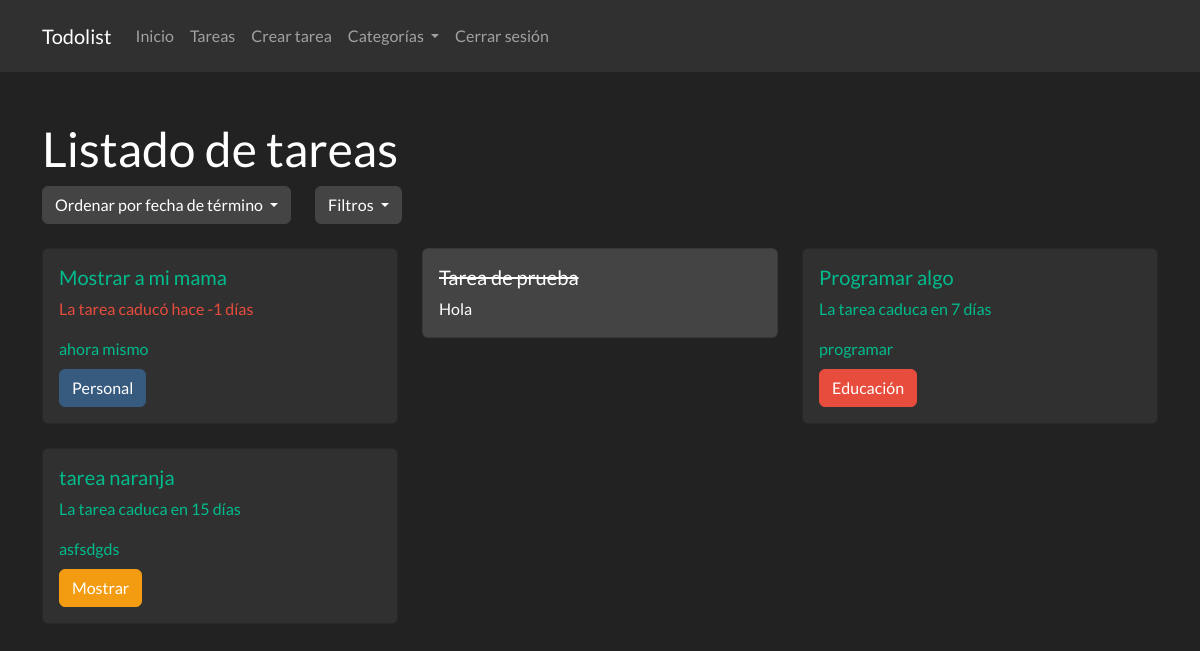
/tarea/ (signed in), run on the app's committed database.
### app.py (models this page shows, shortened)
class Tarea(db.Model):
    id = db.Column(db.Integer, primary_key=True)
    titulo = db.Column(db.String(100), nullable=False)
    descripcion = db.Column(db.String(200), nullable=False)
    fecha_termino = db.Column(db.DateTime, nullable=False)
    estado = db.Column(db.Boolean, default=False)
    usuario_id = db.Column(db.Integer, db.ForeignKey('usuario.id'), nullable=False)
    categoria_id = db.Column(db.Integer, db.ForeignKey('categoria.id'), nullable=True)

### routes/tareas.py (the view, shortened to what this page needs)
@app.route('/tarea/', methods=['GET', 'POST'])
@app.route('/tarea/<int:id>', methods=['GET', 'POST'])
@app.route('/tarea/filtrar/<estado>', methods=['GET', 'POST'])
@login_required
def verTareas(id=None, estado=None):
    orden = request.args.get('orden', 'asc')
    query = Tarea.query.filter_by(usuario_id=current_user.id)
    if id is None:
        if orden == 'asc':
            query = query.order_by(Tarea.fecha_termino.asc())
        elif orden == 'desc':
            query = query.order_by(Tarea.fecha_termino.desc())
        tareas = query.all()
        for tarea in tareas:
            if tarea.categoria_id is not None:
                tarea.color = obtenerColorCategoria(tarea.categoria_id)
                tarea.categoria_nombre = obtenerNombreCategoria(tarea.categoria_id)
        return render_template('tareas.html', tareas=tareas, calcDiasRestantes = calcDiasRestantes, orden=orden, estado=estado)

### app.py (called while the page is built)
def calcDiasRestantes(fecha_termino):
    fecha_actual = datetime.now().date()
    dias_restantes = (fecha_termino.date()) - fecha_actual
    return dias_restantes.days

def obtenerColorCategoria(idCategoria):
    categoria = Categoria.query.filter_by(id=idCategoria).first()
    return categoria.color

def obtenerNombreCategoria(idCategoria):
    categoria = Categoria.query.filter_by(id=idCategoria).first()
    return categoria.nombre

### routes/usuario.py (called while the page is built)
@login_manager.user_loader
def load_user(id):
    return Usuario.query.get(int(id))

### templates/tareas.html (shortened to what this page needs)
{% extends "base.html" %}
{% block content %}
<h1 class="mt-5">Listado de tareas</h1>
<div class="d-flex">
    <div class="row justify-content-center">
        <div class="col">
            <div class="dropdown">
                <a class="btn btn-secondary dropdown-toggle" href="#" role="button" id="dwFechas" data-toggle="dropdown"
                    aria-haspopup="true" aria-expanded="false">
                    Ordenar por fecha de término
                </a>
            </div>
        </div>
        <div class="col">
            <div class="dropdown">
                <a class="btn btn-secondary dropdown-toggle" href="#" role="button" id="dwOpciones" data-toggle="dropdown"
                    aria-haspopup="true" aria-expanded="false">
                    Filtros
                </a>
            </div>
        </div>
    </div>
</div>
<div class="row">
    {% for tarea in tareas %}
    <div class="col-md-4">
        <a href="{{ url_for('verTareas', id=tarea.id) }}" class="card-link" style="text-decoration: none;">
            <div class="card mt-4 {% if tarea.estado %}bg-secondary{% endif %}">
                <div class="card-body">
                    <h5 class="card-title" {% if tarea.estado %}style="text-decoration: line-through;" {% endif %}>{{
                        tarea.titulo }}</h5>
                    {% if not tarea.estado %}
                    {% if calcDiasRestantes(tarea.fecha_termino) > 0 %}
                    <p class="text-success">La tarea caduca en {{ calcDiasRestantes(tarea.fecha_termino) }} días</p>
                    {% elif calcDiasRestantes(tarea.fecha_termino) == 0 %}
                    <p class="text-warning">La tarea caduca hoy</p>
                    {% else %}
                    <p class="text-danger">La tarea caducó hace {{ calcDiasRestantes(tarea.fecha_termino) }} días</p>
                    {% endif %}
                    {% endif %}
                    <p class="card-text">{{ tarea.descripcion }}</p>
                    {% if tarea.categoria_id != None %}
                        <a href="{{ url_for('verCategoria', id=tarea.categoria_id ) }}" class="btn btn-{{tarea.color}} mt-2">{{ tarea.categoria_nombre}}</a>
                    {% endif %}
                </div>
            </div>
        </a>
    </div>
    {% endfor %}
</div>
{% endblock %}

### templates/base.html (shortened to what this page needs)
<!DOCTYPE html>
<html lang="es">
<head>
    <link href="https://cdn.jsdelivr.net/npm/bootstrap@5.0.2/dist/css/bootstrap.min.css" rel="stylesheet">
    <link rel="stylesheet" href="https://bootswatch.com/5/darkly/bootstrap.min.css">
    <link rel="stylesheet" type="text/css" href="https://cdn.jsdelivr.net/npm/toastify-js/src/toastify.min.css">
    <link rel="stylesheet" href="https://cdn.jsdelivr.net/npm/bootstrap-icons@1.10.5/font/bootstrap-icons.css">
</head>
<body>
    <nav class="navbar navbar-expand-lg navbar-dark bg-dark">
        <div class="container">
            <a class="navbar-brand" href="{{ url_for('index' ) }}">Todolist</a>
            <div class="collapse navbar-collapse" id="navbarNav">
                <ul class="navbar-nav ml-auto">
                    <li class="nav-item">
                        <a class="nav-link" href="{{ url_for('index' ) }}">Inicio</a>
                    </li>
                    <li class="nav-item">
                        <a class="nav-link" href="{{ url_for('verTareas' ) }}">Tareas</a>
                    </li>
                    <li class="nav-item">
                        <a class="nav-link" href="{{ url_for('crearTarea' ) }}">Crear tarea</a>
                    </li>
                    <li class="nav-item dropdown">
                        <a class="nav-link dropdown-toggle" href="#" id="categoriasDD" role="button"
                            data-bs-toggle="dropdown" aria-expanded="true">
                            Categorías
                        </a>
                    </li>
                    {% if current_user.is_authenticated %}
                    <li class="nav-item">
                        <a class="nav-link" href="{{ url_for('logout' ) }}">Cerrar sesión</a>
                    </li>
                    {% endif %}
                </ul>
            </div>
        </div>
    </nav>
    <div class="container mt-4">
        {% block content %}{% endblock %}
    </div>
</body>
</body>
</html>

### data on the page
Tarea: titulo "Mostrar a mi mama", fecha_termino "-1", descripcion "ahora mismo", categoria_nombre "Personal"
Tarea: titulo "Tarea de prueba", descripcion "Hola"
Tarea: titulo "Programar algo", fecha_termino "7", descripcion "programar", categoria_nombre "Educación"
Tarea: titulo "tarea naranja", fecha_termino "15", descripcion "asfsdgds", categoria_nombre "Mostrar"
